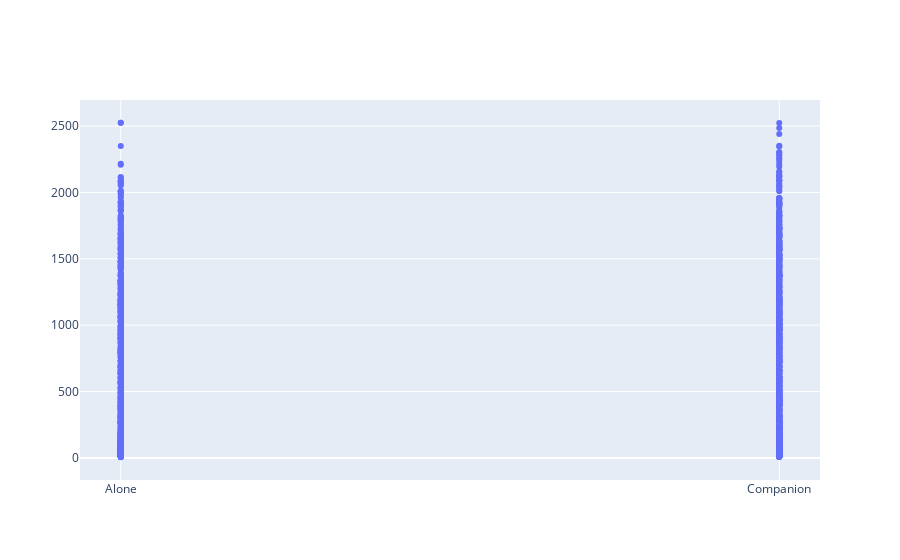

The notebook cell this image was saved under:
### Code cell
fig=go.Figure()
fig.add_trace(go.Scatter(x=df2.Marital_Status, y=df2.Expenses,mode="markers"))

### Figure 1 — Plotly figure (JSON) as saved in the notebook; plotly's stock layout.template omitted (floating-point values rounded to 4 significant figures; data arrays with more than 128 entries replaced by an {"elided": "..."} marker saying what was removed)
{"data": [{"mode": "markers", "type": "scatter", "x": {"elided": "2236 str values"}, "y": {"elided": "2236 int values"}}], "layout": {}}
